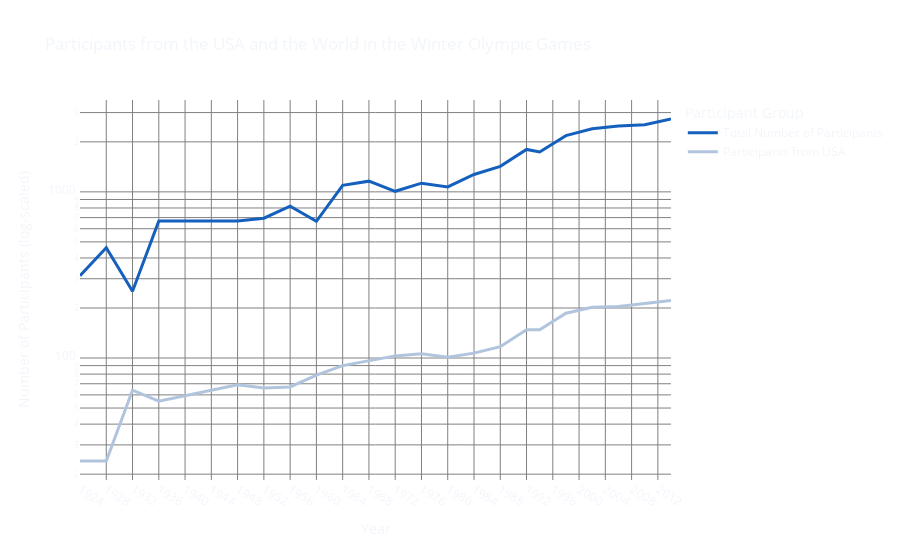

The cell this chart's notebook holds for it:
### Code cell
fig = plot_participants(data_to_show="Winter")
fig.show()

### Figure 1 — Plotly figure (JSON) as saved in the notebook; plotly's stock layout.template omitted (floating-point values rounded to 4 significant figures)
{"data": [{"hovertemplate": "Participant Group=Total Number of Participants<br>Year=%{x}<br>Number of Participants=%{y}<extra></extra>", "legendgroup": "Total Number of Participants", "line": {"color": "#1560bd", "dash": "solid", "width": 3}, "marker": {"size": 8, "symbol": "circle"}, "mode": "lines", "name": "Total Number of Participants", "orientation": "v", "showlegend": true, "type": "scatter", "x": [1924, 1928, 1932, 1936, 1948, 1952, 1956, 1960, 1964, 1968, 1972, 1976, 1980, 1984, 1988, 1992, 1994, 1998, 2002, 2006, 2010, 2014], "xaxis": "x", "y": [313, 461, 252, 668, 668, 694, 821, 665, 1094, 1160, 1008, 1128, 1071, 1273, 1425, 1801, 1738, 2179, 2399, 2494, 2536, 2745], "yaxis": "y"}, {"hovertemplate": "Participant Group=Participants from USA<br>Year=%{x}<br>Number of Participants=%{y}<extra></extra>", "legendgroup": "Participants from USA", "line": {"color": "#b0c4de", "dash": "solid", "width": 3}, "marker": {"size": 8, "symbol": "circle"}, "mode": "lines", "name": "Participants from USA", "orientation": "v", "showlegend": true, "type": "scatter", "x": [1924, 1928, 1932, 1936, 1948, 1952, 1956, 1960, 1964, 1968, 1972, 1976, 1980, 1984, 1988, 1992, 1994, 1998, 2002, 2006, 2010, 2014], "xaxis": "x", "y": [24, 24, 64, 55, 69, 66, 67, 79, 90, 96, 103, 106, 101, 107, 117, 148, 148, 186, 202, 204, 212, 222], "yaxis": "y"}], "layout": {"legend": {"title": {"text": "Participant Group"}, "tracegroupgap": 0}, "paper_bgcolor": "rgba(0, 0, 0, 0)", "plot_bgcolor": "rgba(0, 0, 0, 0)", "title": {"text": "Participants from the USA and the World in the Winter Olympic Games"}, "xaxis": {"anchor": "y", "domain": [0, 1], "dtick": 4, "gridcolor": "gray", "tick0": 0, "tickmode": "linear", "title": {"text": "Year"}, "zerolinecolor": "gray"}, "yaxis": {"anchor": "x", "domain": [0, 1], "gridcolor": "gray", "title": {"text": "Number of Participants (log-scaled)"}, "type": "log", "zerolinecolor": "gray"}}}
